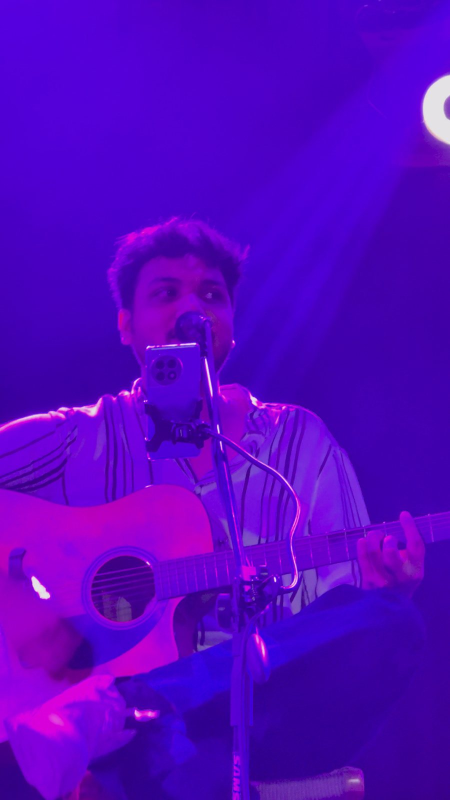
#> input picture media/g-02_ohlio_side_angle_4k.jpg, 900 x 1600 px, given in place of 42d21f26-image.png, which was not available (shown at 1/2 size)
$ python premium.py 1.0
#> lines starting #> are read from the running program, lines starting #| are printed output that depends on the picture
import numpy as np, sys
from PIL import Image, ImageDraw, ImageFont, ImageFilter
F="/home/claude/fonts/"
CG=F+"fontsource-cormorant-garamond-5.3.0/package/files/cormorant-garamond-latin-%s.woff"
MR=F+"fontsource-manrope-5.3.0/package/files/manrope-latin-%s-normal.woff"
def cg(w,sz,it=False): return ImageFont.truetype(CG%(f"{w}-{'italic' if it else 'normal'}"),sz)
def mr(w,sz): return ImageFont.truetype(MR%w,sz)
TW,TH=1080,1440; W,H=TW*3,TH
CREAM=(239,230,219); DIM=(239,230,219,150); OR=(232,105,42)
s=float(sys.argv[1]) if len(sys.argv)>1 else 1.47
src=Image.open("/mnt/user-data/uploads/42d21f26-image.png").convert("L")
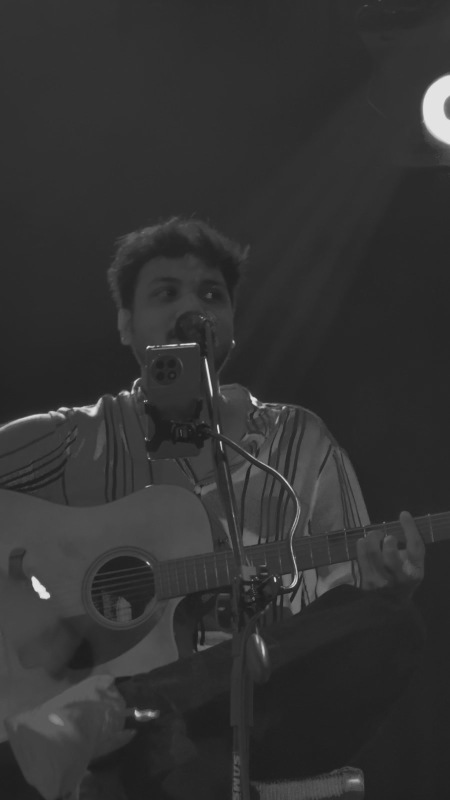
#> src: PIL image 900x1600 L (shown at 1/2 size); min 27, max 234, mean 50.5
sw,sh=int(src.width*s),int(src.height*s)
#> sw = 900; sh = 1600
img=src.resize((sw,sh),Image.LANCZOS).filter(ImageFilter.UnsharpMask(1.6,60,2))
a=np.asarray(img).astype(np.float32)/255
# tone: deeper blacks, soft highlights
a=np.clip((a-0.04)/0.96,0,1); a=a**1.12
# place: subject block (src x 525..1240) centred in middle tile
ox=int(TW+(TW-(1240-525)*s)/2-525*s)+6; oy=0
canvas=np.zeros((H,W),np.float32)
#> (the run stopped early here; a loop or call above may not have finished)

$ run again, on media/g-03_ohlio_front_4k.jpg
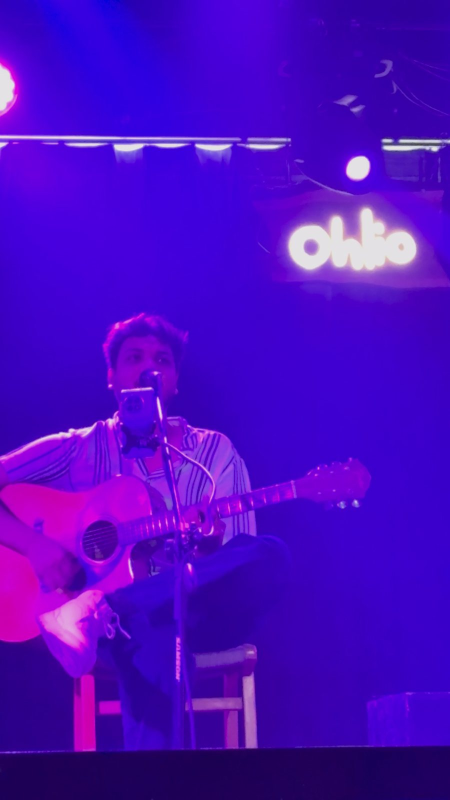
#> input picture media/g-03_ohlio_front_4k.jpg, 900 x 1600 px, given in place of 42d21f26-image.png, which was not available (shown at 1/2 size)
#> `src=Image.open("/mnt/user-data/uploads/42d21f26-image.png").convert("L")`:
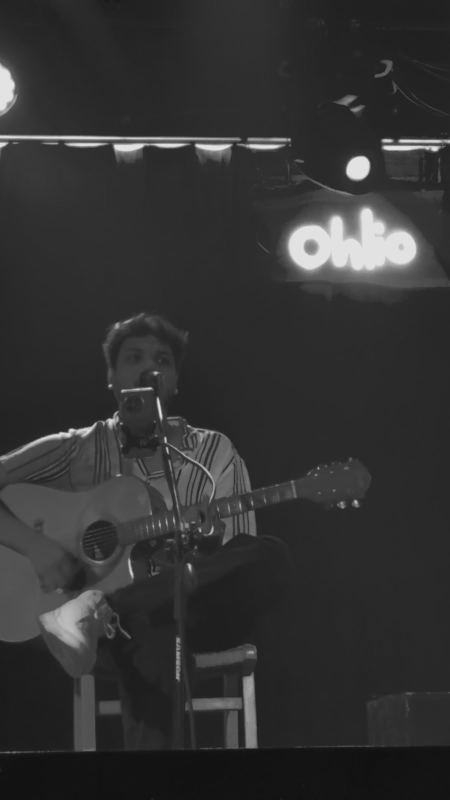
#> src: PIL image 900x1600 L (shown at 1/2 size); min 16, max 231, mean 50.9
